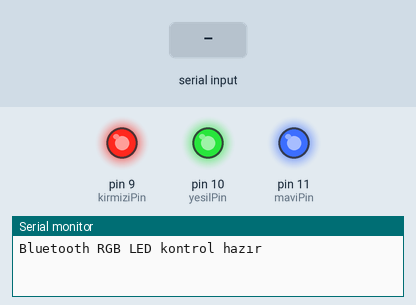
A sketch run on a simulated Arduino Uno, built with avr-gcc and run on an emulated ATmega328P. Parts: output pins drawn as LEDs (lit = HIGH), the last lines printed to the serial monitor. Inputs (shaded band) come from the test bench.

Above: at 1.2 s.
1.3 s: "k\n" received over the second serial link
At 2.3 s:
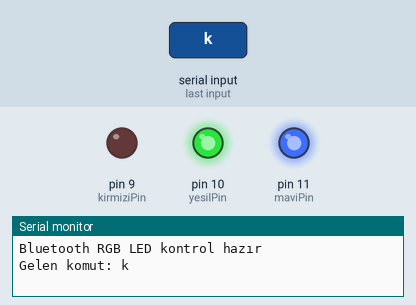
2.8 s: "y\n" received over the second serial link
At 3.4 s:
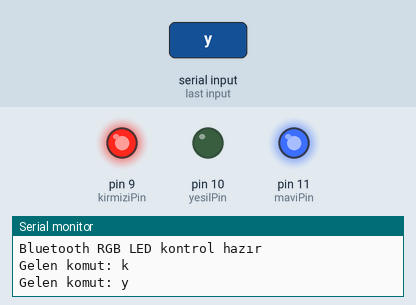
4.3 s: "m\n" received over the second serial link
At 5.5 s:
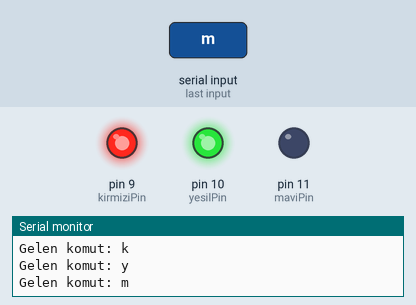
5.8 s: "a\n" received over the second serial link
At 6.9 s:
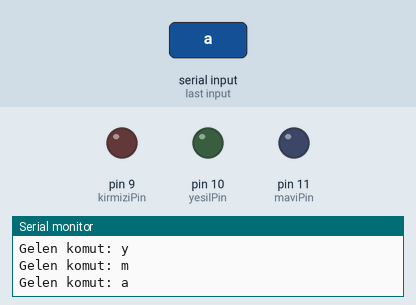
Timing chart, 0 to 8.3 s (numbered marks = the images above; inputs shaded):
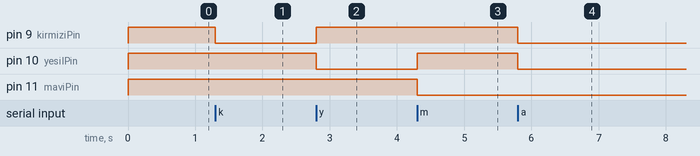

The sketch:

Ardu_no_Bluetooth_RGB.ino
```cpp
#include <SoftwareSerial.h>

SoftwareSerial BTserial(0, 1); // RX, TX

const int kirmiziPin = 9;
const int yesilPin = 10;
const int maviPin = 11;

String gelenKomut = "";  // Gelen veriyi tutar
bool komutHazir = false;

void setup() {
  Serial.begin(9600);
  BTserial.begin(9600);
  pinMode(kirmiziPin, OUTPUT);
  pinMode(yesilPin, OUTPUT);
  pinMode(maviPin, OUTPUT);
  kapat();
  Serial.println("Bluetooth RGB LED kontrol hazır");
}

void loop() {
  while (BTserial.available()) {
    char c = BTserial.read();

    if (c == '\n' || c == '\r') { // Komut sonu işareti
      komutHazir = true;
    } else {
      gelenKomut += c;  // Karakteri komuta ekle
    }
  }

  if (komutHazir) {
    Serial.print("Gelen komut: ");
    Serial.println(gelenKomut);

    // Komutları karşılaştır
    if (gelenKomut == "k") {
      setColor(LOW, HIGH, HIGH); // Kırmızı
    } else if (gelenKomut == "y") {
      setColor(HIGH, LOW, HIGH); // Yeşil
    } else if (gelenKomut == "m") {
      setColor(HIGH, HIGH, LOW); // Mavi
    } else if (gelenKomut == "a") {
      setColor(LOW, LOW, LOW); // Beyaz (hepsi açık)
    } else if (gelenKomut == "o") {
      kapat();
    } else {
      Serial.println("Geçersiz komut");
    }

    // Komut temizle
    gelenKomut = "";
    komutHazir = false;
  }
}

void setColor(int r, int g, int b) {
  digitalWrite(kirmiziPin, r);
  digitalWrite(yesilPin, g);
  digitalWrite(maviPin, b);
}

void kapat() {
  digitalWrite(kirmiziPin, HIGH);
  digitalWrite(yesilPin, HIGH);
  digitalWrite(maviPin, HIGH);
}
```

Measured:
- after the input at 1.3 s, pin 9 (kirmiziPin): HIGH → LOW at once
- after the input at 2.8 s, pin 9 (kirmiziPin): LOW → HIGH at once; pin 10 (yesilPin): HIGH → LOW at once
- after the input at 4.3 s, pin 10 (yesilPin): LOW → HIGH at once; pin 11 (maviPin): HIGH → LOW at once
- after the input at 5.8 s, pin 9 (kirmiziPin), pin 10 (yesilPin): HIGH → LOW at once
